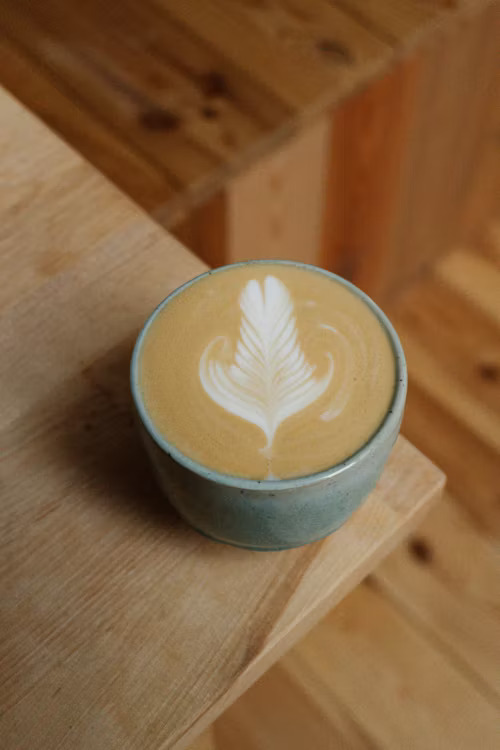
#> input picture Labs/Lab5/image.jpg, 500 x 750 px, given in place of Rectangle.png, which was not available
$ python main.py
#> lines starting #> are read from the running program, lines starting #| are printed output that depends on the picture; after the words box and inside, x2 and y2 are one past the last pixel; in counts of white or black regions, pixels touching at a corner belong together; pictures that were not available may be replaced by others from this repository, and a replacement may not be noted
import cv2
import numpy as np


def morphological_corner_extraction(image_path):
    # Load the image in grayscale
#> called with image_path = 'Rectangle.png'
    img = cv2.imread(image_path, cv2.IMREAD_GRAYSCALE)
#> img: shape (750, 500); min 9, max 226, mean 106.2

    # Convert to binary
    _, binary = cv2.threshold(img, 128, 255, cv2.THRESH_BINARY)
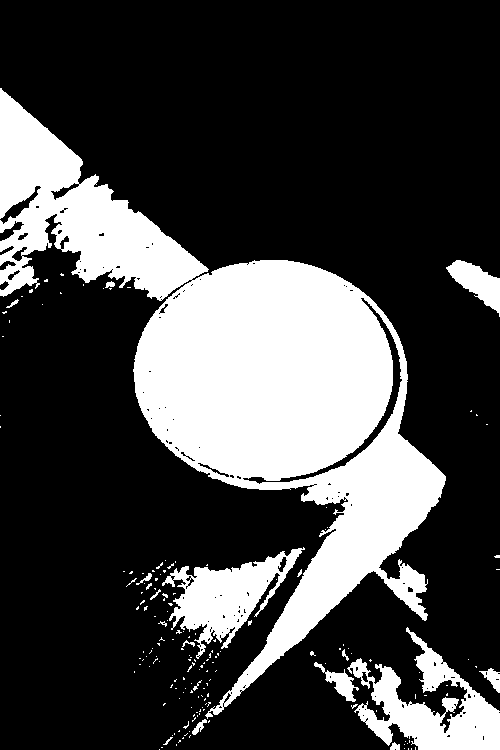
#> binary: shape (750, 500); 26.9% white; 174 white regions (156 under 20 px), largest, box (x1, y1, x2, y2) and area: (0, 88, 446, 719) 83736, (347, 627, 500, 750) 7649, (162, 547, 305, 659) 6122

    # Define structuring elements
    cross = cv2.getStructuringElement(cv2.MORPH_CROSS, (5, 5))
    diamond = cv2.getStructuringElement(cv2.MORPH_ELLIPSE, (5, 5))
    x_shape = np.array([[0, 1, 0], [1, 1, 1], [0, 1, 0]], dtype=np.uint8)
    square = cv2.getStructuringElement(cv2.MORPH_RECT, (3, 3))

    # Apply morphological operations
    R1 = cv2.dilate(binary, cross)
#> R1: shape (750, 500); 30.5% white; 54 white regions (30 under 20 px), largest, box (x1, y1, x2, y2) and area: (0, 86, 448, 748) 91099, (312, 625, 500, 750) 10603, (156, 545, 307, 674) 8440
    R1 = cv2.erode(R1, diamond)
#> R1: shape (750, 500); 26.8% white; 60 white regions (50 under 20 px), largest, box (x1, y1, x2, y2) and area: (0, 89, 446, 737) 83996, (314, 628, 500, 750) 8364, (162, 548, 304, 661) 6268

    R2 = cv2.dilate(binary, x_shape)
#> R2: shape (750, 500); 28.9% white; 92 white regions (64 under 20 px), largest, box (x1, y1, x2, y2) and area: (0, 87, 447, 747) 87822, (313, 626, 500, 750) 9597, (157, 546, 306, 673) 7410
    R2 = cv2.erode(R2, square)
#> R2: shape (750, 500); 26.3% white; 77 white regions (64 under 20 px), largest, box (x1, y1, x2, y2) and area: (0, 88, 446, 718) 82701, (348, 628, 500, 750) 7327, (162, 548, 304, 658) 5935

    # Compute absolute difference
    R = cv2.absdiff(R2, R1)
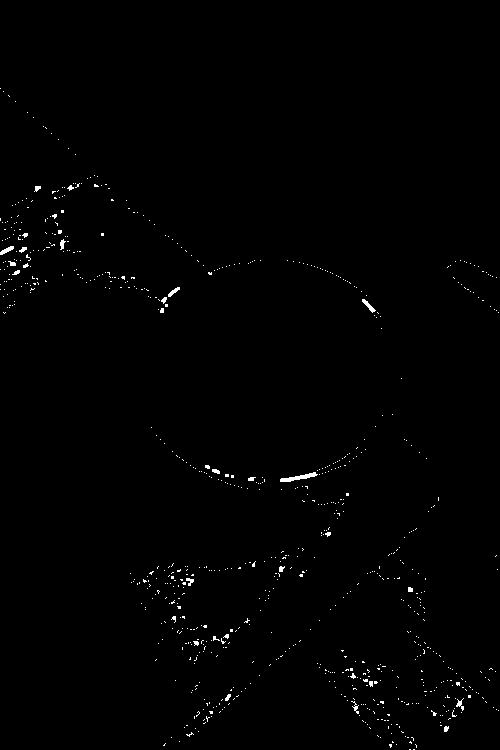
#> R: shape (750, 500); 0.68% white in thin lines or dots, all inside (x1, y1, x2, y2) = (0, 88, 499, 750)

    # Overlay on original image
    color_img = cv2.imread(image_path)
#> color_img is the input picture: shape (750, 500, 3); mean B, G, R 65.2, 100.1, 133.9
    contours, _ = cv2.findContours(R, cv2.RETR_EXTERNAL, cv2.CHAIN_APPROX_SIMPLE)
#> contours = 796 contours, 789 with area under 20; largest, box (x1, y1, x2, y2) and area: (280, 472, 318, 482) 112, (362, 299, 376, 313) 49, (0, 246, 14, 255) 43, (168, 287, 180, 297) 35, (456, 698, 464, 711) 24, (60, 239, 66, 250) 24, (186, 578, 194, 586) 22
    cv2.drawContours(color_img, contours, -1, (0, 0, 255), 2)
#> color_img: shape (750, 500, 3); 2.19% of pixels changed, all inside (x1, y1, x2, y2) = (0, 87, 500, 750)

    # Display results
    cv2.imshow("Extracted Corners", R)
    cv2.imshow("Original Image with Corners", color_img)
    cv2.waitKey(0)
    cv2.destroyAllWindows()


# Apply to images
morphological_corner_extraction("Rectangle.png")
morphological_corner_extraction("Building.png")
#> call 2 of morphological_corner_extraction, with image_path = 'Building.png'
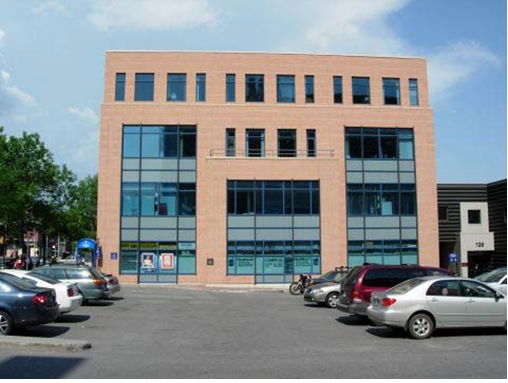
#> input picture Labs/Lab3/Building.png, 508 x 383 px
#> in morphological_corner_extraction (call 2), `img = cv2.imread(image_path, cv2.IMREAD_GRAYSCALE)`:
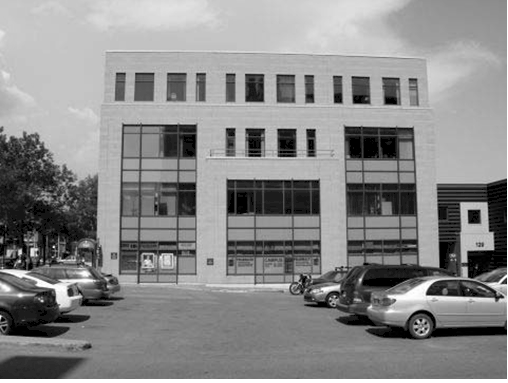
#> img: shape (383, 508); min 0, max 255, mean 136.8
#> in morphological_corner_extraction (call 2), `_, binary = cv2.threshold(img, 128, 255, cv2.THRESH_BINARY)`: binary: shape (383, 508); 61.6% white; 184 black regions (137 under 20 px), largest, box (x1, y1, x2, y2) and area: (0, 125, 507, 379) 42749, (0, 132, 150, 339) 16617, (119, 123, 197, 284) 7048
#> in morphological_corner_extraction (call 2), `R1 = cv2.dilate(binary, cross)`: R1: shape (383, 508); 74.6% white; 204 black regions (166 under 20 px), largest, box (x1, y1, x2, y2) and area: (0, 181, 505, 377) 18490, (0, 136, 101, 271) 8531, (0, 266, 132, 336) 3719
#> in morphological_corner_extraction (call 2), `R1 = cv2.erode(R1, diamond)`: R1: shape (383, 508); 64.3% white; 76 black regions (11 under 20 px), largest, box (x1, y1, x2, y2) and area: (0, 179, 507, 379) 26575, (0, 133, 140, 339) 16538, (226, 179, 321, 219) 3520
#> in morphological_corner_extraction (call 2), `R2 = cv2.dilate(binary, x_shape)`: R2: shape (383, 508); 69.6% white; 201 black regions (157 under 20 px), largest, box (x1, y1, x2, y2) and area: (0, 180, 506, 378) 23308, (0, 133, 140, 338) 14317, (227, 180, 320, 217) 3259
#> in morphological_corner_extraction (call 2), `R2 = cv2.erode(R2, square)`:
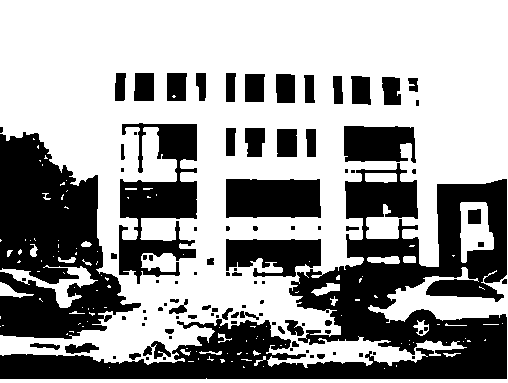
#> R2: shape (383, 508); 61.9% white; 99 black regions (48 under 20 px), largest, box (x1, y1, x2, y2) and area: (0, 163, 507, 379) 33566, (0, 132, 141, 339) 17013, (119, 123, 197, 284) 6545
#> in morphological_corner_extraction (call 2), `R = cv2.absdiff(R2, R1)`:
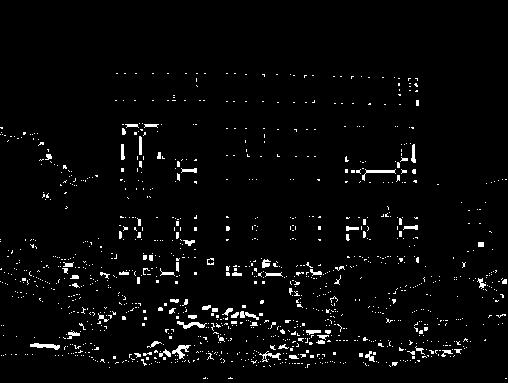
#> R: shape (383, 508); 3.1% white in thin lines or dots, all inside (x1, y1, x2, y2) = (0, 73, 507, 379)
#> in morphological_corner_extraction, color_img is the input picture: shape (383, 508, 3); mean B, G, R 140.5, 137.6, 130.6
#> in morphological_corner_extraction (call 2), `contours, _ = cv2.findContours(R, cv2.RETR_EXTERNAL, cv2.CHAIN_APPROX_..`: contours = 1148 contours, 1115 with area under 20; largest, box (x1, y1, x2, y2) and area: (30, 343, 60, 350) 84, (172, 345, 191, 359) 80, (177, 321, 207, 329) 73, (362, 169, 396, 181) 65, (259, 351, 281, 362) 50
#> in morphological_corner_extraction (call 2), `cv2.drawContours(color_img, contours, -1, (0, 0, 255), 2)`:
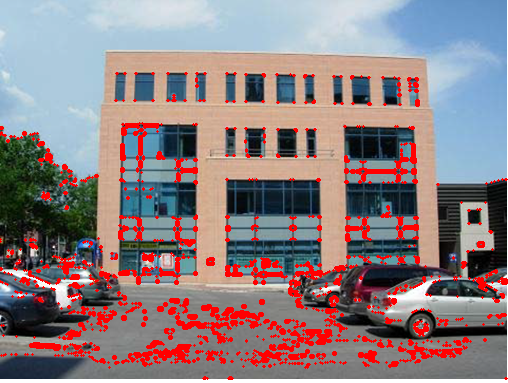
#> color_img: shape (383, 508, 3); 8.3% of pixels changed, all inside (x1, y1, x2, y2) = (0, 72, 508, 380)
